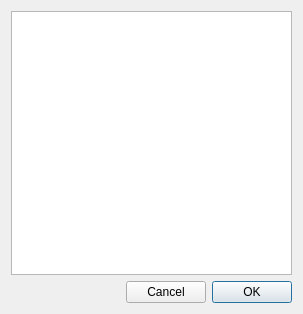
<?xml version="1.0" encoding="UTF-8"?>
<ui version="4.0">
 <class>SelectDialog</class>
 <widget class="QDialog" name="SelectDialog">
  <property name="geometry">
   <rect>
    <x>0</x>
    <y>0</y>
    <width>303</width>
    <height>314</height>
   </rect>
  </property>
  <property name="windowTitle">
   <string>Dialog</string>
  </property>
  <layout class="QVBoxLayout" name="verticalLayout">
   <item>
    <widget class="QListWidget" name="listWidget"/>
   </item>
   <item>
    <layout class="QHBoxLayout" name="horizontalLayout">
     <item>
      <spacer name="horizontalSpacer">
       <property name="orientation">
        <enum>Qt::Horizontal</enum>
       </property>
       <property name="sizeHint" stdset="0">
        <size>
         <width>40</width>
         <height>20</height>
        </size>
       </property>
      </spacer>
     </item>
     <item>
      <widget class="QPushButton" name="cancelButton">
       <property name="text">
        <string>Cancel</string>
       </property>
      </widget>
     </item>
     <item>
      <widget class="QPushButton" name="okButton">
       <property name="text">
        <string>OK</string>
       </property>
       <property name="default">
        <bool>true</bool>
       </property>
      </widget>
     </item>
    </layout>
   </item>
  </layout>
 </widget>
 <resources/>
 <connections>
  <connection>
   <sender>okButton</sender>
   <signal>clicked()</signal>
   <receiver>SelectDialog</receiver>
   <slot>accept()</slot>
   <hints>
    <hint type="sourcelabel">
     <x>254</x>
     <y>289</y>
    </hint>
    <hint type="destinationlabel">
     <x>298</x>
     <y>256</y>
    </hint>
   </hints>
  </connection>
  <connection>
   <sender>cancelButton</sender>
   <signal>clicked()</signal>
   <receiver>SelectDialog</receiver>
   <slot>reject()</slot>
   <hints>
    <hint type="sourcelabel">
     <x>160</x>
     <y>294</y>
    </hint>
    <hint type="destinationlabel">
     <x>297</x>
     <y>217</y>
    </hint>
   </hints>
  </connection>
 </connections>
</ui>
